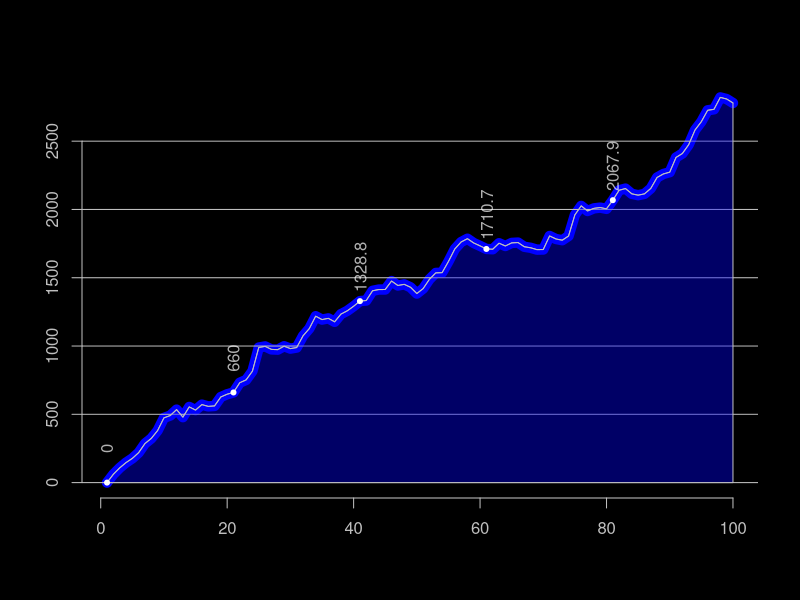

Recreate this plot in R.
set.seed(062013) 
dif<-rnorm(99,20,50)
y<-c(0,cumsum(dif))
x<-1:100
par(bg='black',fg='black',col.axis='black')
plot(x,y,type='n')
par(bg='black',fg='grey',col.axis='grey',new=T)
lines(x,y,type='l',lty=1,col='blue',lwd=10)
abline(h=seq(0,5000,500),col='grey')
lines(x,y,type='l',lty=1)
polygon(c(x,max(x)),c(y,min(y)),col=rgb(0,0,1,alpha=0.4))
axis(1);axis(2)
indexer<-seq(1,100,20);offst<-250
points(x[indexer],y[indexer],col=rgb(1,1,1,alpha=1),pch=20)
text(x[indexer],y[indexer]+offst,round(y[indexer],1),srt=90,
col=rgb(1,1,1,alpha=0.69))
##

 
